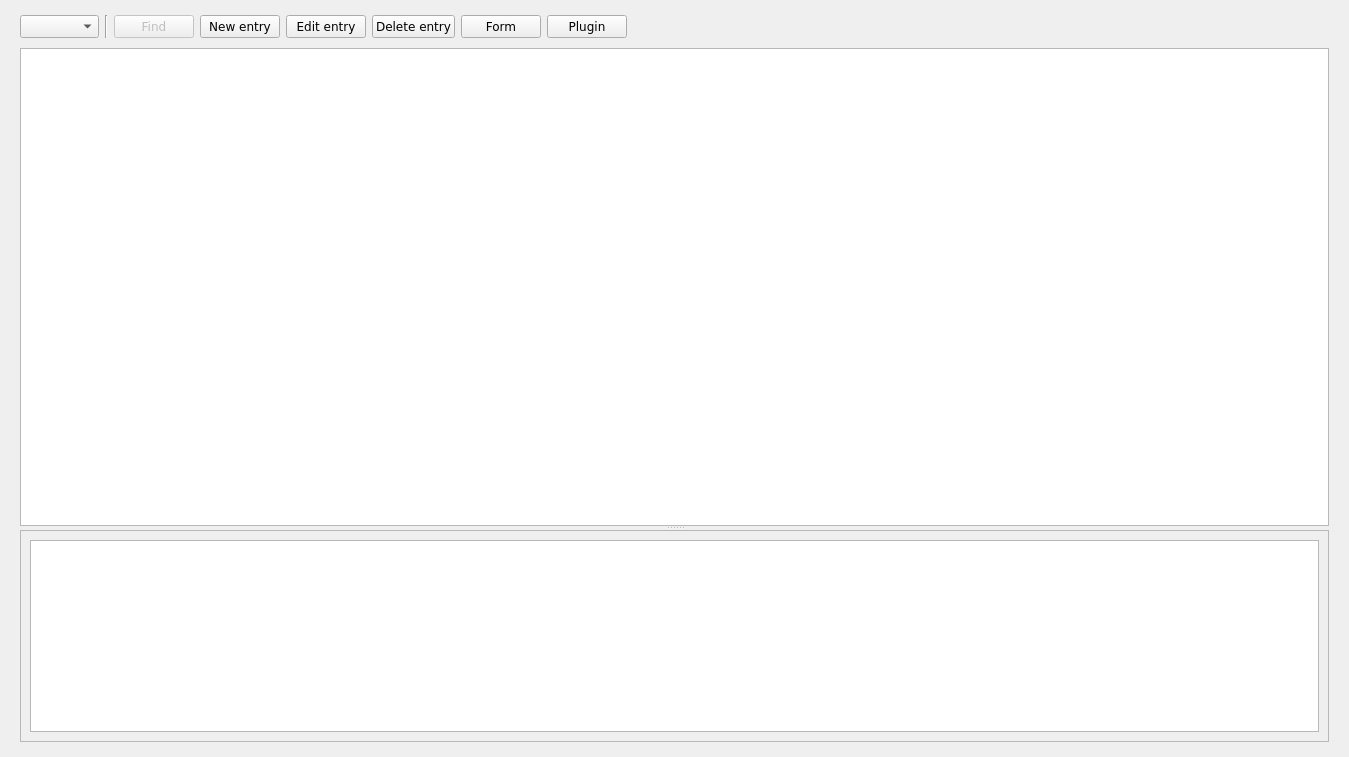
<?xml version="1.0" encoding="UTF-8"?>
<ui version="4.0">
 <class>Form</class>
 <widget class="QWidget" name="Form">
  <property name="geometry">
   <rect>
    <x>0</x>
    <y>0</y>
    <width>1349</width>
    <height>757</height>
   </rect>
  </property>
  <property name="windowTitle">
   <string>Form</string>
  </property>
  <layout class="QVBoxLayout" name="verticalLayout">
   <item>
    <widget class="QFrame" name="toolbar_frame">
     <property name="sizePolicy">
      <sizepolicy hsizetype="Preferred" vsizetype="Fixed">
       <horstretch>0</horstretch>
       <verstretch>0</verstretch>
      </sizepolicy>
     </property>
     <property name="frameShape">
      <enum>QFrame::NoFrame</enum>
     </property>
     <property name="frameShadow">
      <enum>QFrame::Raised</enum>
     </property>
     <layout class="QHBoxLayout" name="horizontalLayout">
      <property name="topMargin">
       <number>4</number>
      </property>
      <property name="bottomMargin">
       <number>2</number>
      </property>
      <item>
       <widget class="QComboBox" name="comboBox_view">
        <property name="font">
         <font>
          <family>Verdana</family>
         </font>
        </property>
       </widget>
      </item>
      <item>
       <widget class="Line" name="line">
        <property name="orientation">
         <enum>Qt::Vertical</enum>
        </property>
       </widget>
      </item>
      <item>
       <widget class="QPushButton" name="pushButton_2">
        <property name="enabled">
         <bool>false</bool>
        </property>
        <property name="font">
         <font>
          <family>Verdana</family>
         </font>
        </property>
        <property name="text">
         <string>Find</string>
        </property>
       </widget>
      </item>
      <item>
       <widget class="QPushButton" name="button_new_entry">
        <property name="font">
         <font>
          <family>Verdana</family>
         </font>
        </property>
        <property name="text">
         <string>New entry</string>
        </property>
       </widget>
      </item>
      <item>
       <widget class="QPushButton" name="button_edit_entry">
        <property name="font">
         <font>
          <family>Verdana</family>
         </font>
        </property>
        <property name="text">
         <string>Edit entry</string>
        </property>
       </widget>
      </item>
      <item>
       <widget class="QPushButton" name="button_delete_entry">
        <property name="font">
         <font>
          <family>Verdana</family>
         </font>
        </property>
        <property name="text">
         <string>Delete entry</string>
        </property>
       </widget>
      </item>
      <item>
       <widget class="QPushButton" name="button_edit_form">
        <property name="font">
         <font>
          <family>Verdana</family>
         </font>
        </property>
        <property name="text">
         <string>Form</string>
        </property>
       </widget>
      </item>
      <item>
       <widget class="QPushButton" name="button_edit_plugin">
        <property name="font">
         <font>
          <family>Verdana</family>
         </font>
        </property>
        <property name="text">
         <string>Plugin</string>
        </property>
       </widget>
      </item>
      <item>
       <spacer name="horizontalSpacer_2">
        <property name="orientation">
         <enum>Qt::Horizontal</enum>
        </property>
        <property name="sizeHint" stdset="0">
         <size>
          <width>40</width>
          <height>20</height>
         </size>
        </property>
       </spacer>
      </item>
     </layout>
    </widget>
   </item>
   <item>
    <widget class="QFrame" name="frame">
     <property name="styleSheet">
      <string notr="true">font-family: Verdana;</string>
     </property>
     <property name="frameShape">
      <enum>QFrame::NoFrame</enum>
     </property>
     <property name="frameShadow">
      <enum>QFrame::Raised</enum>
     </property>
     <layout class="QHBoxLayout" name="horizontalLayout_2">
      <property name="topMargin">
       <number>2</number>
      </property>
      <property name="bottomMargin">
       <number>4</number>
      </property>
      <item>
       <widget class="QSplitter" name="splitter">
        <property name="orientation">
         <enum>Qt::Vertical</enum>
        </property>
        <widget class="FreezeTableWidget" name="tableView">
         <property name="sizePolicy">
          <sizepolicy hsizetype="Expanding" vsizetype="Expanding">
           <horstretch>0</horstretch>
           <verstretch>3</verstretch>
          </sizepolicy>
         </property>
         <property name="font">
          <font>
           <family>Verdana</family>
           <pointsize>12</pointsize>
          </font>
         </property>
         <property name="alternatingRowColors">
          <bool>true</bool>
         </property>
         <property name="selectionMode">
          <enum>QAbstractItemView::SingleSelection</enum>
         </property>
         <property name="sortingEnabled">
          <bool>true</bool>
         </property>
        </widget>
        <widget class="QFrame" name="cell_value_frame">
         <property name="sizePolicy">
          <sizepolicy hsizetype="Minimum" vsizetype="Preferred">
           <horstretch>0</horstretch>
           <verstretch>0</verstretch>
          </sizepolicy>
         </property>
         <property name="frameShape">
          <enum>QFrame::StyledPanel</enum>
         </property>
         <property name="frameShadow">
          <enum>QFrame::Raised</enum>
         </property>
         <layout class="QVBoxLayout" name="verticalLayout_2">
          <item>
           <widget class="QTextBrowser" name="cell_value">
            <property name="sizePolicy">
             <sizepolicy hsizetype="MinimumExpanding" vsizetype="Expanding">
              <horstretch>0</horstretch>
              <verstretch>0</verstretch>
             </sizepolicy>
            </property>
            <property name="font">
             <font>
              <family>Verdana</family>
              <pointsize>11</pointsize>
             </font>
            </property>
           </widget>
          </item>
         </layout>
        </widget>
       </widget>
      </item>
     </layout>
    </widget>
   </item>
  </layout>
 </widget>
 <customwidgets>
  <customwidget>
   <class>FreezeTableWidget</class>
   <extends>QTableView</extends>
   <header>..widgets</header>
  </customwidget>
 </customwidgets>
 <resources/>
 <connections/>
</ui>
